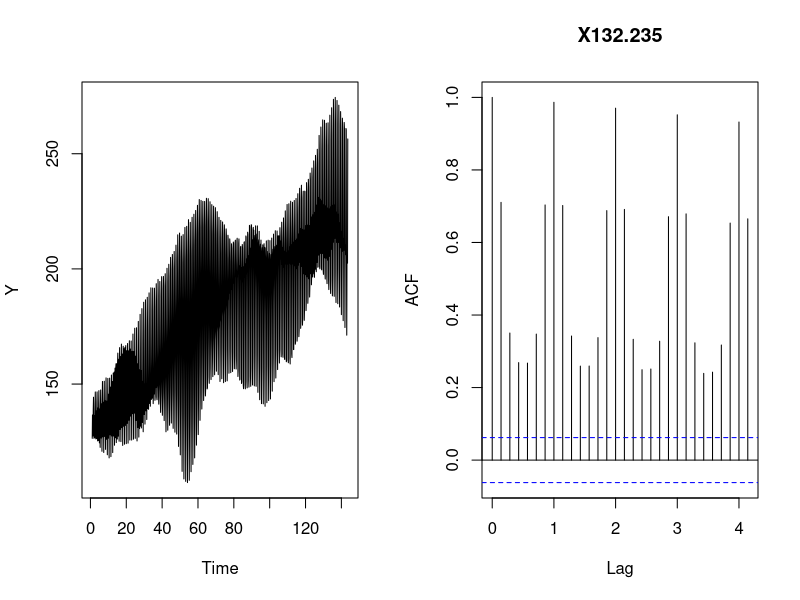
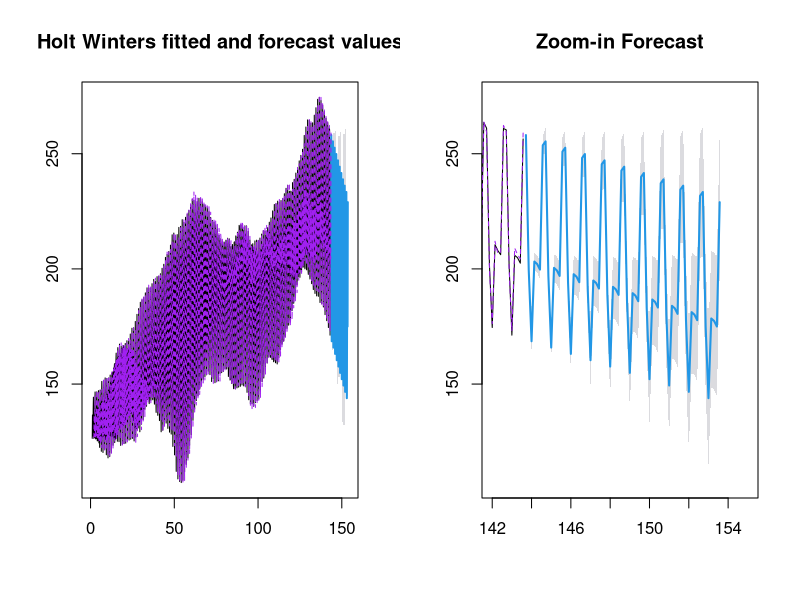
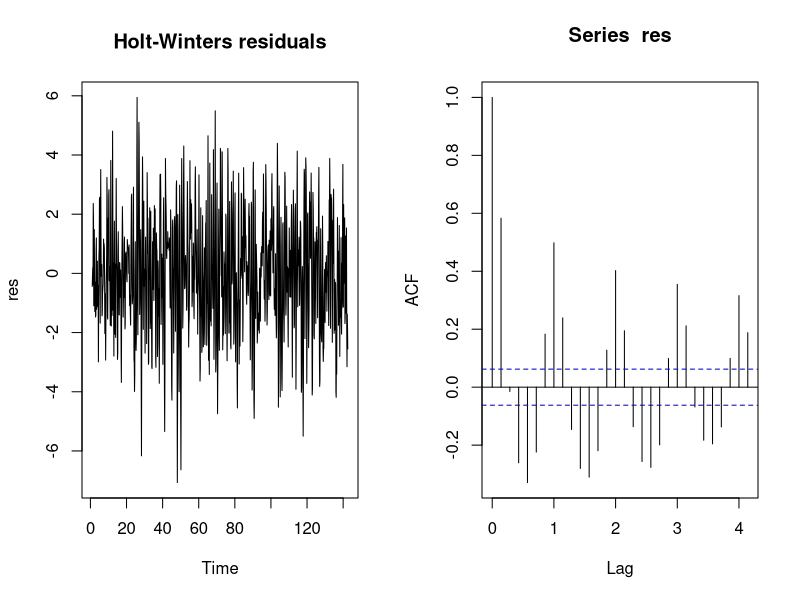

Generate these figures, in order, with R:
## ---- chunk 1
data <- read.csv("ElectricityConsumption.csv")
train_days <- 1:(130*7)
data.train <- data[train_days, ]
data.test <- data[-train_days, ] # how to keep the original time index

Y <- ts(data, frequency = 7)
par(mfrow=c(1,2))
# ts.plot(Y[0:200])
# ts.plot(Y[200:400])
ts.plot(Y)
#ts.plot(diff(Y))
acf(Y)
#acf(diff(Y))
## ---- chunk 2
Y.train = ts(data.train, frequency = 7)
Y.test = ts(data.test, start = 131, frequency = 7)

# Alpha must be TRUE.
hw1 <- HoltWinters(Y.train, gamma=FALSE)
hw2 <- HoltWinters(Y.train, gamma=FALSE, beta=FALSE)
hw3 <- HoltWinters(Y.train, beta=FALSE) # error
hw4 <- HoltWinters(Y.train)

HW.1.predict = predict(hw1, n.ahead=89)
HW.2.predict = predict(hw2, n.ahead=89)
HW.3.predict = predict(hw3, n.ahead=89)
HW.4.predict = predict(hw4, n.ahead=89 , prediction.interval = TRUE , level=0.95) 
## if you don't specify n.ahead it fits the entire data


APSE.1 = mean((HW.1.predict[,1]-Y.test)^2)
APSE.2 = mean((HW.2.predict[,1]-Y.test)^2)
APSE.3 = mean((HW.3.predict[,1]-Y.test)^2)
APSE.4 = mean((HW.4.predict[,1]-Y.test)^2)

## ---- chunk 3
APSE.1
## ---- chunk 4
APSE.2
## ---- chunk 5
APSE.3
## ---- chunk 6
APSE.4
## ---- chunk 7
library(forecast)
hw <- HoltWinters(Y)
#HW.predict = predict(hw, n.ahead=70 , prediction.interval = TRUE , level=0.95) 
HW <- forecast(hw, h=70, level = 95)

#visualize our predictions:
plot(HW, main = "Holt Winters fitted and forecast values")
lines(HW$fitted, lty=2, col="purple")

plot(HW, xlim=c(142, 155), main = "Zoom-in Forecast")
lines(HW$fitted, lty=2, col="purple")


## ---- chunk 8
res <- ts(HW$residuals[-seq(7),], frequency = 7) # removing NA's from lags in HW model
plot(res, main="Holt-Winters residuals")
acf(res)

#par(mfrow=c(2,1))
#acf(diff(diff(res)), na.action = na.pass)
#plot(decompose(res))

